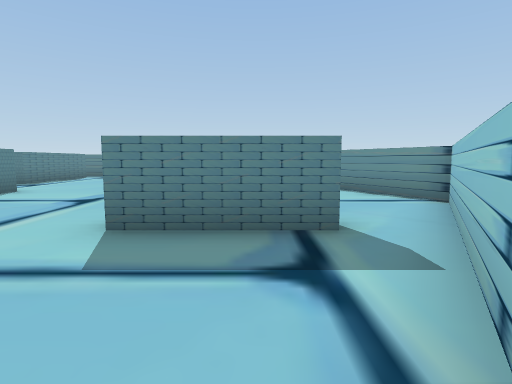
View 1 (above)

16 first-person views from a walk through a scene from a Unity 3-D project. The camera is 1.5 m above the floor, tilts 6° down and sees 80° across. The floor is counted in squares, 2 m on a side. Each view is taken from the middle of a square. On the plan, view 1 faces up. The plan holds only what a view shows up to about 10 squares ahead; the rest is blank.

View 2
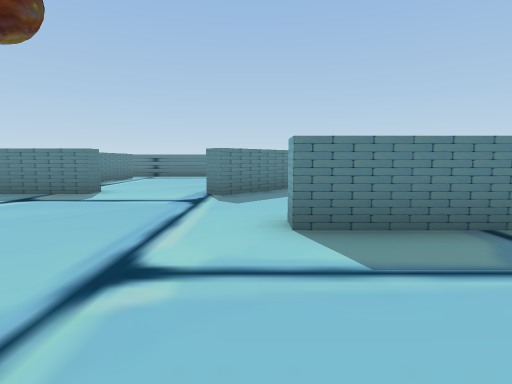

View 3
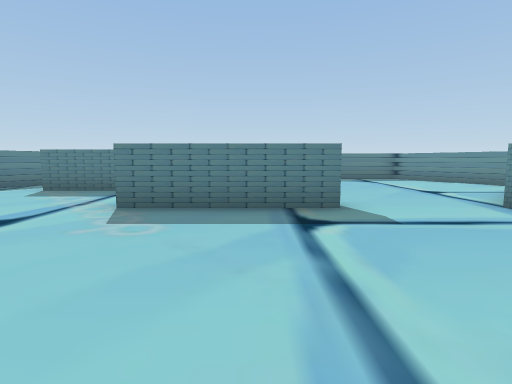

View 4
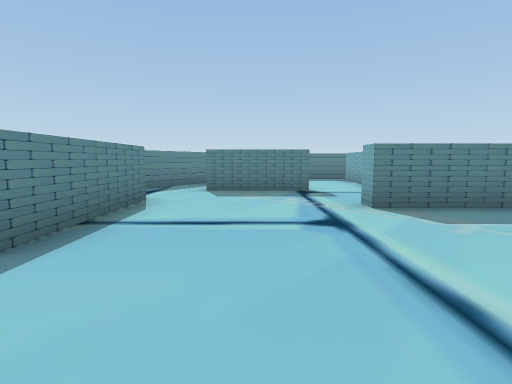

View 5
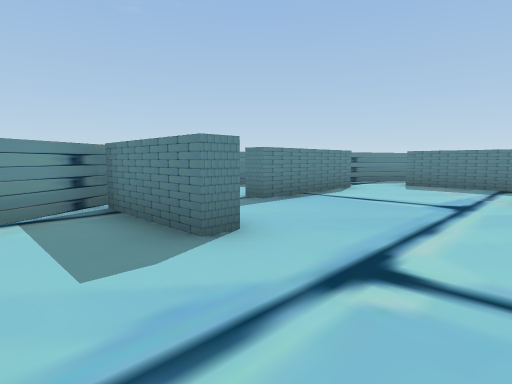

View 6
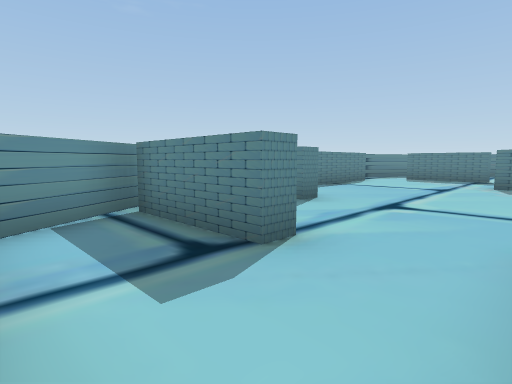

View 7
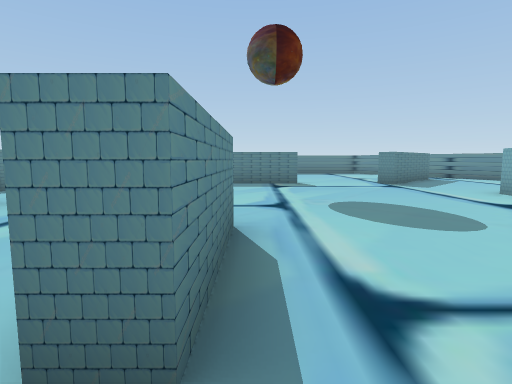

View 8
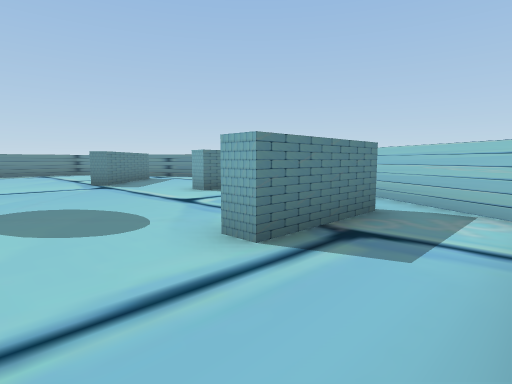

View 9
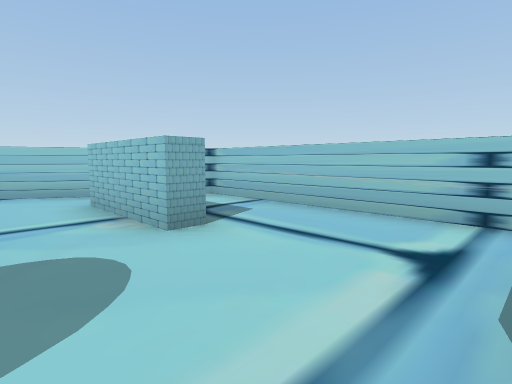

View 10
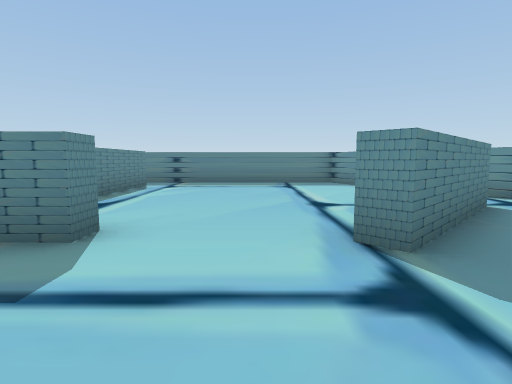

View 11
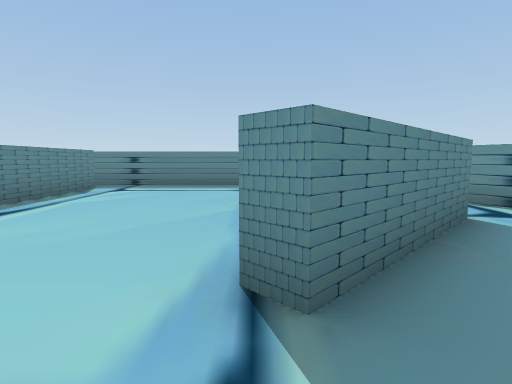

View 12
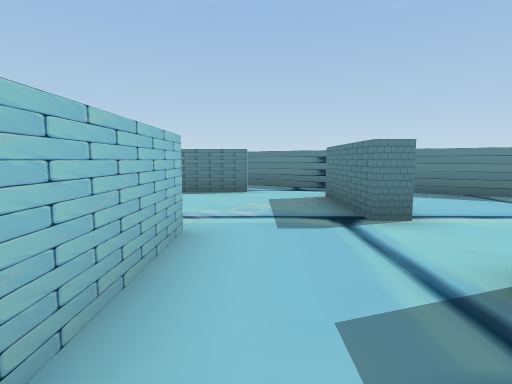

View 13
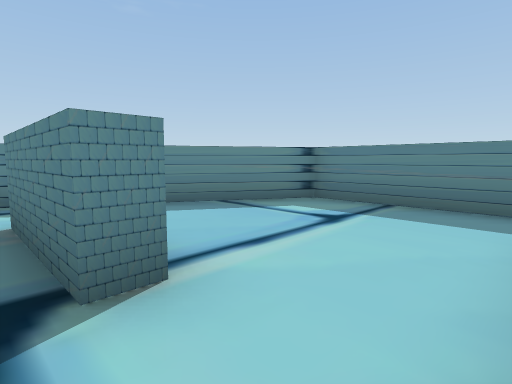

View 14
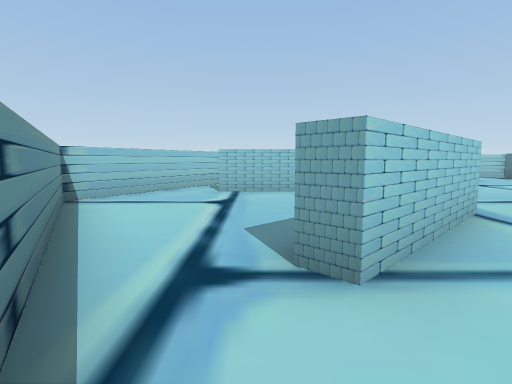

View 15
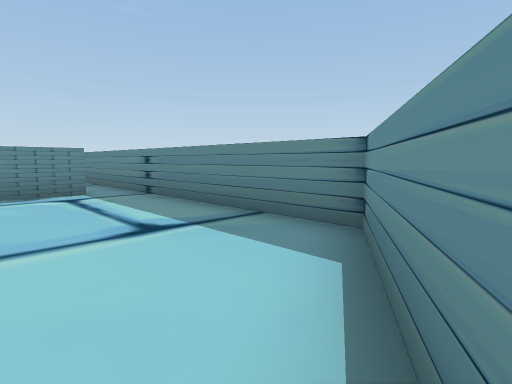

View 16
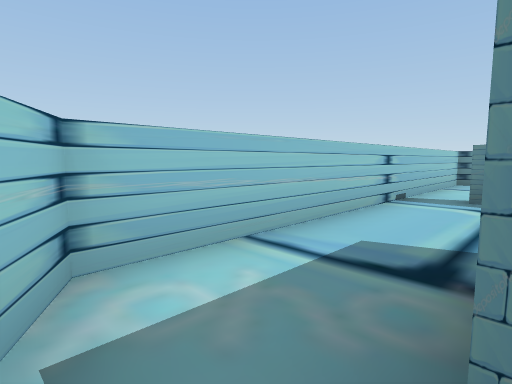

### Floor plan
Ten units are one square. View 1 is at (0, 0); x grows to the right and y downward. Boxes are objects, and circles mark ways between rooms. Rooms are numbered by the first view taken in them; rooms with no view inside come last. Other rooms are left out.
<svg viewBox="-155 -147 195 184">
<path fill="none" stroke="#000" d="M-57 -67 -92 -67 -92 -72 -68 -72M-73 -5 -73 4M-41 6 -15 6M-10 -37 9 -37M-114 -22 -114 -17 -140 -17M-97 5 -97 11M-10 -82 -27 -64 -31 -68M10 -32 -16 -32 -16 -38M-97 -100 -97 -94 -122 -94M-2 9 35 -55 11 -97M-131 -79 -131 -43 -136 -43M-145 -20 -125 14M-134 -108 -150 -80M-97 11 -124 11M-125 14 -115 32 -75 32M-73 21 -79 21M-15 11 -41 11 -41 6M-73 4 -73 21M-75 32 -15 32 -2 9M-73 -131 -73 -95M-57 -72 -57 -67M-31 -68 -6 -92 -3 -89 -10 -82M11 -97 -15 -142 -75 -142M-77 -112 -77 -121M-75 -142 -115 -142 -134 -108"/>
<circle cx="-85" cy="10" r="3" fill="#2a7"/>
<circle cx="-10" cy="10" r="3" fill="#2a7"/>
<circle cx="-55" cy="10" r="3" fill="#2a7"/>
<circle cx="-45" cy="-70" r="3" fill="#2a7"/>
<circle cx="-70" cy="-85" r="3" fill="#2a7"/>
<circle cx="0" cy="-85" r="3" fill="#2a7"/>
<circle cx="-130" cy="-100" r="3" fill="#2a7"/>
<circle cx="-85" cy="-100" r="3" fill="#2a7"/>
<circle cx="-70" cy="30" r="3" fill="#2a7"/>
<circle cx="-70" cy="-140" r="3" fill="#2a7"/>
<text x="-60" y="-40">1</text>
<text x="-100" y="20">2</text>
<text x="-40" y="20">3</text>
<text x="-40" y="-110">4</text>
<text x="-100" y="-120">5</text>
</svg>
Room 1 opens to room 2. Room 1 opens to room 3. Room 1 opens to room 4. Room 1 opens to room 5. Room 2 opens to room 3. Room 4 opens to room 5.

Where each view was taken, in squares from view 1:
view 1: 0 up, 0 right, facing up
view 2: 0 up, 2 left, facing up
view 3: 2 up, 7 left, facing up
view 4: 2 up, 11 left, facing up
view 5: 0 up, 9 left, facing up-left
view 6: 3 down, 8 left, facing up-left
view 7: 3 down, 7 left, facing up
view 8: 3 down, 6 left, facing up-right
view 9: 1 up, 7 left, facing down-right
view 10: 4 up, 4 left, facing up
view 11: 5 up, 3 left, facing up
view 12: 8 up, 6 left, facing left
view 13: 9 up, 8 left, facing up-left
view 14: 11 up, 0 right, facing down
view 15: 11 up, 0 right, facing up-left
view 16: 1 down, 1 left, facing down-left
